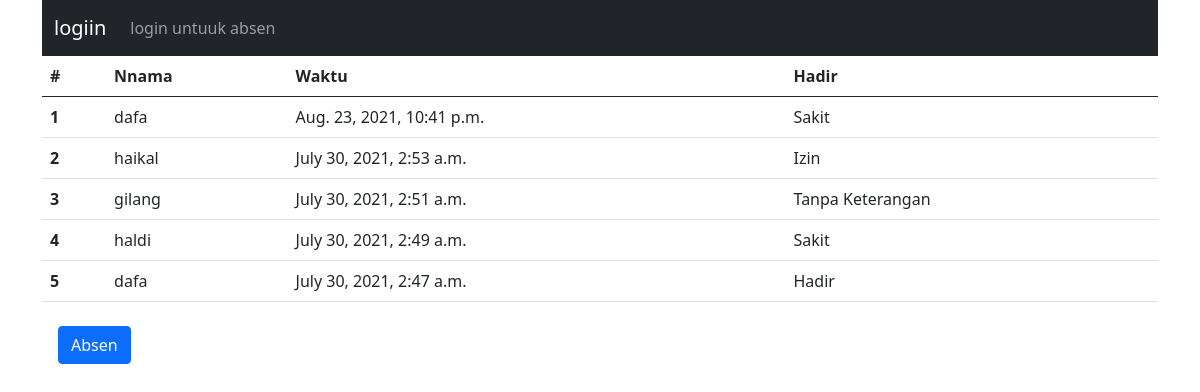
The page / on the database its author committed.
### pegawai/models.py (models this page shows, shortened)
class Post(models.Model):
	nama		= models.ForeignKey(User, related_name='absenn', on_delete=models.CASCADE)
	waktu		= models.DateTimeField(auto_now_add = True)
	jenis		= [
		('Hadir', 'Hadir'),
		('Sakit', 'Sakit'),
		('Izin', 'Izin'),
		('Tanpa Keterangan', 'Tanpa Keterangan')
	]
	kategori	= models.CharField(max_length=50, choices= jenis, default="Hadir")
	slug		= models.SlugField(blank=True, editable = False)

### pegawai/views.py (the view)
# urls.py: path('', VP.absensiListView.as_view(), name='index'),
class absensiListView(ListView):
    model = models.Post
    context_object_name = "absen"
    ordering = ['-waktu']
    template_name = "index.html"

### templates/index.html (shortened to what this page needs)
<!DOCTYPE html>
<html lang="en">
<head>
    <link href="https://cdn.jsdelivr.net/npm/bootstrap@5.0.2/dist/css/bootstrap.min.css" rel="stylesheet">
</head>
<body>
    <div class="container">
        {% include "navbar.html" %}
        <table class="table">
            <thead>
                <tr>
                <th scope="col">#</th>
                <th scope="col">Nnama</th>
                <th scope="col">Waktu</th>
                <th scope="col">Hadir</th>
                </tr>
            </thead>
            <tbody>
                <tr>
                {% for absen in absen %}
                <th scope="row">{{ forloop.counter }}</th>
                <td>{{absen.nama}}</td>
                <td>{{absen.waktu}}</td>
                <td>{{absen.kategori}}</td>
                </tr>
                {% endfor %}
            </tbody>
        </table>
        <a class="nav-link" aria-current="page" href="{% url 'absen' %}"><button class="btn btn-primary">Absen</button></a>
    </div>
</body>
</html>

### templates/navbar.html (shortened to what this page needs)
<nav class="navbar navbar-expand-sm navbar-dark bg-dark">
  <div class="container-fluid">
    {% if user.is_authenticated %}
    <a class="navbar-brand" href="#">{{user}}</a>
    {% else %}
    <a class="navbar-brand" href="{% url 'login' %}">logiin</a>
    {% endif %}
    <div class="collapse navbar-collapse" id="navbarSupportedContent">
    <ul class="navbar-nav me-auto mr-2 mr-lg-0">
    {% if user.is_authenticated %}
        <li class="nav-item">
          <a class="nav-link" href="{% url 'logout' %}">logout</a>
        </li>
    {% else %}
        <li class="nav-item">
            <a class="nav-link" href="{% url 'login' %}">login untuuk absen</a>
        </li>
    {% endif %}
    </ul>
    </div>
  </div>
</nav>

### rows shown on the page
Post: nama "dafa", waktu "Aug. 23, 2021, 10:41 p.m.", kategori "Sakit"
Post: nama "haikal", waktu "July 30, 2021, 2:53 a.m.", kategori "Izin"
Post: nama "gilang", waktu "July 30, 2021, 2:51 a.m.", kategori "Tanpa Keterangan"
Post: nama "haldi", waktu "July 30, 2021, 2:49 a.m.", kategori "Sakit"
Post: nama "dafa", waktu "July 30, 2021, 2:47 a.m.", kategori "Hadir"
